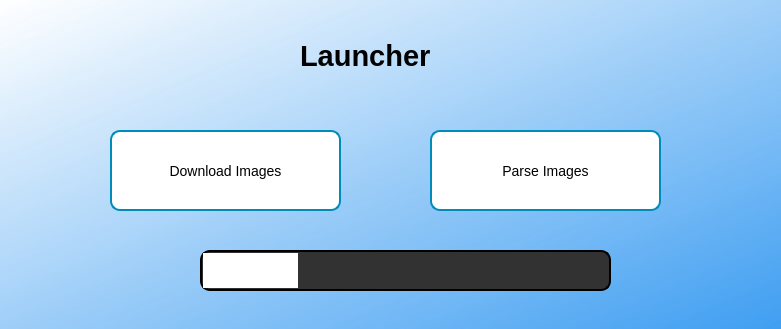
<?xml version="1.0" encoding="UTF-8"?>
<ui version="4.0">
 <class>MainWindow</class>
 <widget class="QMainWindow" name="MainWindow">
  <property name="geometry">
   <rect>
    <x>0</x>
    <y>0</y>
    <width>781</width>
    <height>329</height>
   </rect>
  </property>
  <property name="windowTitle">
   <string>App progress bar</string>
  </property>
  <property name="styleSheet">
   <string notr="true">QWidget#main_widget{
background-color: qlineargradient(spread:pad, x1:1, y1:1, x2:0, y2:0, stop:0 rgba(19, 138, 242, 0.8), stop:1 rgba(255, 255, 255, 255));
}


QPushButton {
  background-color: white; 
  color: black; 
  border: 2px solid #008CBA;
  border-radius: 10px;
  font-size: 14px;
}
QPushButton:hover {
  background-color: #008CBA;
  color: white;
}

QLineEdit{
  border-radius: 10px;
}

QLabel{
  color:#000000;

}

QProgressBar{
  border: 2px solid;
  border-radius:10px;
  background-color:#323232;
}

QProgressBar::chunk {
  border-radius:20px;
  background-color:white;
  margin: 0.5px;
}

</string>
  </property>
  <widget class="QWidget" name="main_widget">
   <widget class="QPushButton" name="parse_images">
    <property name="geometry">
     <rect>
      <x>110</x>
      <y>130</y>
      <width>231</width>
      <height>81</height>
     </rect>
    </property>
    <property name="text">
     <string>Download Images</string>
    </property>
   </widget>
   <widget class="QLabel" name="title_label">
    <property name="geometry">
     <rect>
      <x>300</x>
      <y>20</y>
      <width>181</width>
      <height>71</height>
     </rect>
    </property>
    <property name="font">
     <font>
      <pointsize>22</pointsize>
      <weight>75</weight>
      <bold>true</bold>
     </font>
    </property>
    <property name="text">
     <string>Launcher</string>
    </property>
   </widget>
   <widget class="QPushButton" name="download_images">
    <property name="geometry">
     <rect>
      <x>430</x>
      <y>130</y>
      <width>231</width>
      <height>81</height>
     </rect>
    </property>
    <property name="text">
     <string>Parse Images</string>
    </property>
   </widget>
   <widget class="QProgressBar" name="app_progress_bar">
    <property name="geometry">
     <rect>
      <x>200</x>
      <y>250</y>
      <width>411</width>
      <height>41</height>
     </rect>
    </property>
    <property name="value">
     <number>24</number>
    </property>
    <property name="textVisible">
     <bool>false</bool>
    </property>
   </widget>
  </widget>
 </widget>
 <resources/>
 <connections/>
</ui>
